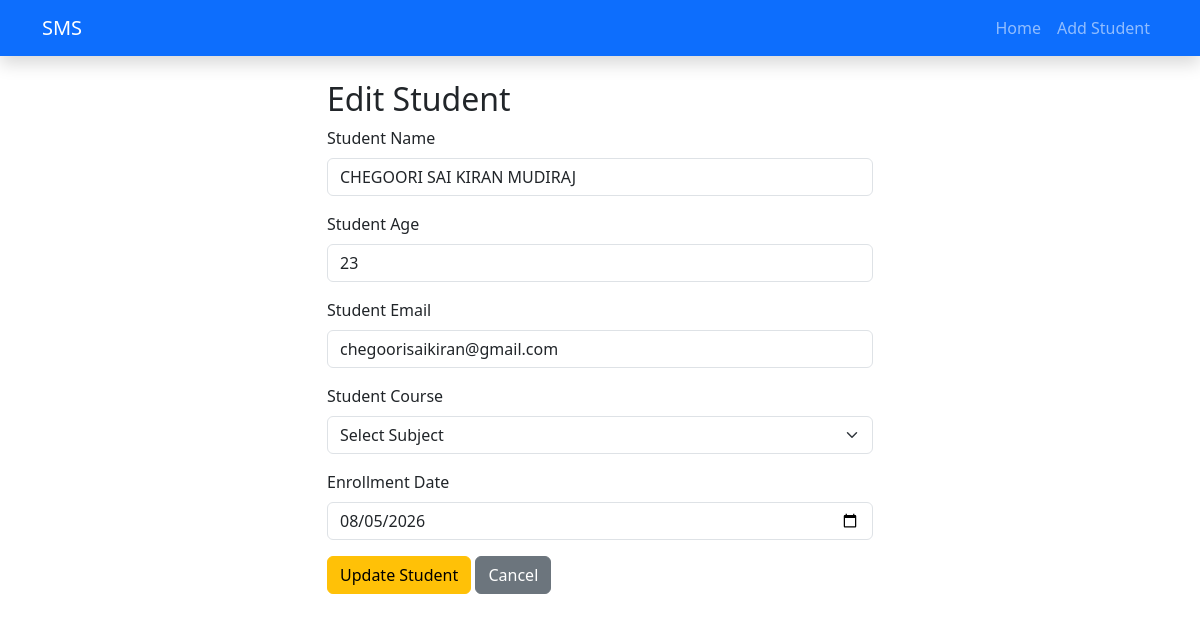
The page /edit/3/ on the database its author committed.
### school/models.py (models this page shows, shortened)
class Student(models.Model):
    COURSE_CHOICES = [
        ('Math', 'Math'),
        ('Science', 'Science'),
        ('English', 'English'),
        ('History', 'History'),
        ('Computer Science', 'Computer Science'),
        ('All subjects', 'All subjects'),
    ]
    name = models.CharField(max_length=150)
    age = models.IntegerField()
    email = models.EmailField()
    course = models.CharField(max_length=100, choices=COURSE_CHOICES)
    enrollment_date = models.DateField()

### school/views.py (the view)
# urls.py: path('edit/<int:student_id>/', views.edit_student, name='edit_student'),
def edit_student(request, student_id):
    student = Student.objects.get(id=student_id)
    if request.method == 'POST':
        form = StudentForm(request.POST, instance=student)
        if form.is_valid():
            form.save()
            return redirect('admin_view')
    else:
        form = StudentForm(instance=student)
    return render(request, 'admin_view/edit_student.html', {
        'form': form
    })

### school/forms.py
class StudentForm(forms.ModelForm):
    class Meta:
        model = Student
        fields = ['name', 'age', 'email', 'course', 'enrollment_date']
        widgets = {
            'name': forms.TextInput(attrs={'class': 'form-control'}),
            'age': forms.NumberInput(attrs={'class': 'form-control'}),
            'email': forms.EmailInput(attrs={'class': 'form-control'}),
            'course': forms.TextInput(attrs={'class': 'form-control'}),
            'enrollment_date': forms.DateInput(
                attrs={
                    'class': 'form-control',
                    'type': 'date'
                }
            ),
        }

### templates/admin_view/edit_student.html (shortened to what this page needs)
{% extends 'admin_view/base.html' %}
{% block content %}
<div class="row justify-content-center">
    <div class="col-md-6">
        <h2>Edit Student</h2>
        <form method="POST">
            <div class="mb-3">
                <label class="form-label">Student Name</label>
                {{ form.name }}
            </div>
            <div class="mb-3">
                <label class="form-label">Student Age</label>
                {{ form.age }}
            </div>
            <div class="mb-3">
                <label class="form-label">Student Email</label>
                {{ form.email }}
            </div>
           <div class="mb-3">
                <label for="course" class="form-label">Student Course</label>
                <select name="course" id="course"   class="form-select">
                    <option value="">Select Subject</option>
                </select>
            </div>
            <div class="mb-3">
                <label class="form-label">Enrollment Date</label>
                {{ form.enrollment_date }}
            </div>
            <button type="submit" class="btn btn-warning">
                Update Student
            </button>
            <a href="{% url 'admin_view' %}" class="btn btn-secondary">
                Cancel
            </a>
        </form>
    </div>
</div>
{% endblock %}

### rows shown on the page
Student: name "CHEGOORI SAI KIRAN MUDIRAJ", age "23", email "chegoorisaikiran@gmail.com", enrollment_date "08/05/2026"
